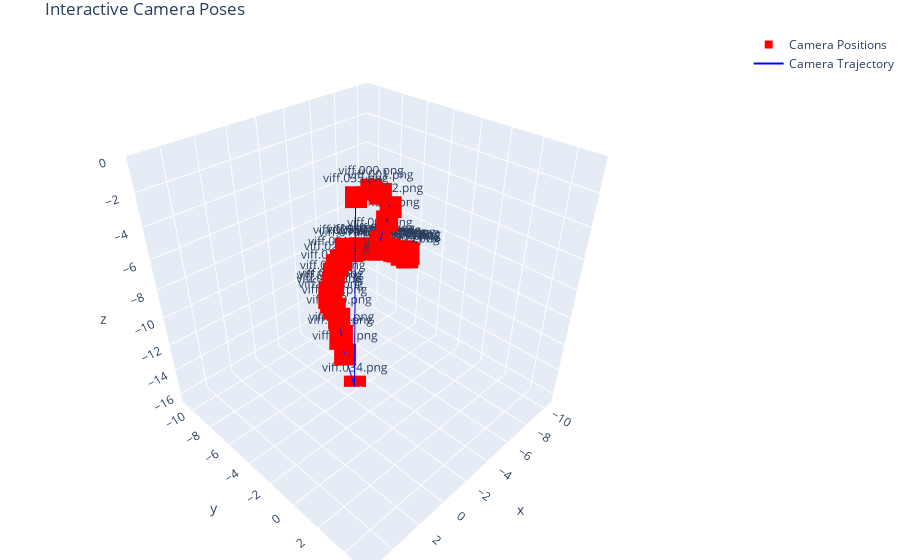
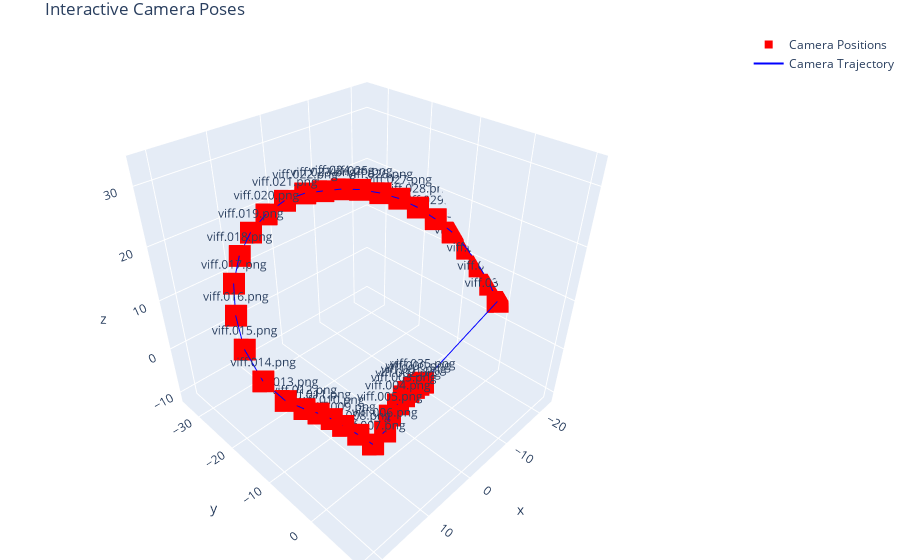
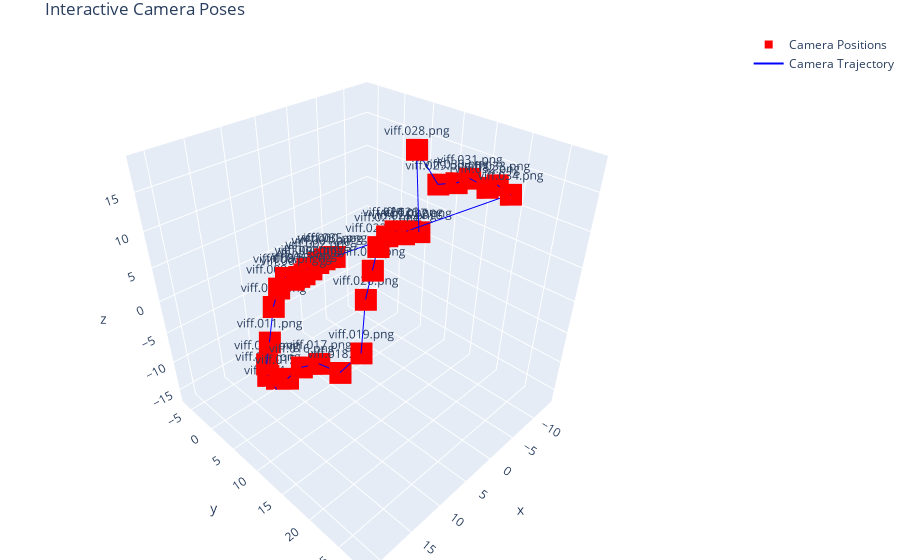
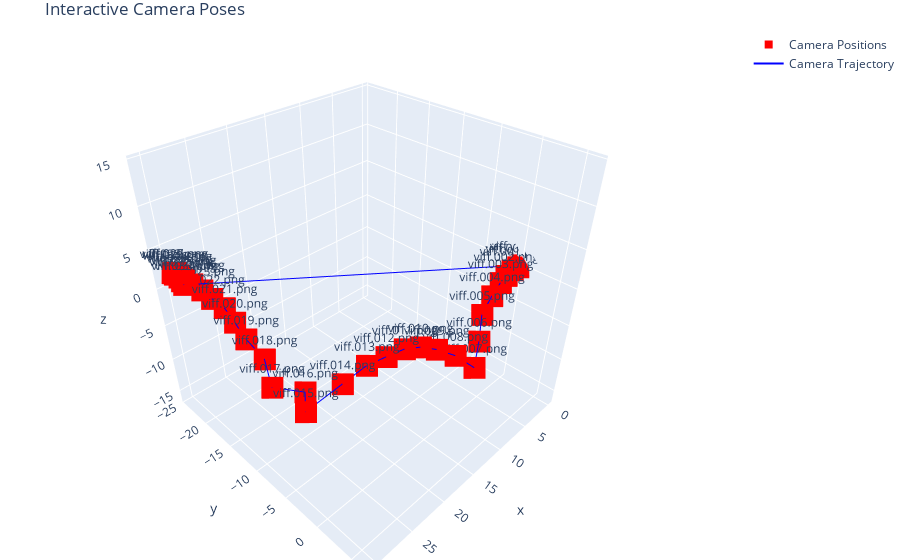

The notebook cell saved with these charts, in order:
### Code cell
import matplotlib.pyplot as plt
import numpy as np
from mpl_toolkits.mplot3d import Axes3D

# Define parameter combinations
ratio_thresholds = [0.75]
min_matches_values = [10, 12, 14, 16, 18, 20]

# Dictionary to store camera poses for each parameter combination
all_camera_poses = {}

# Estimate camera intrinsics (same for all runs)
sample_img, _ = black_images[0]
image_shape = sample_img.shape
focal_length_factor = config['calibration']['focal_length_factor']
focal_length = focal_length_factor * max(image_shape[0], image_shape[1])
K = estimate_camera_matrix(image_shape, focal_length)
print("Estimated camera matrix:")
print(K)

# Run for each parameter combination and show interactive plot immediately
for ratio_threshold in ratio_thresholds:
    for min_matches in min_matches_values:
        print(f"\n{'='*60}")
        print(f"Processing ratio_threshold={ratio_threshold}, min_matches={min_matches}")
        print(f"{'='*60}")
        
        # Run matching
        matches_dict = match_image_pairs(
            features_dict, 
            image_pairs, 
            ratio_threshold=ratio_threshold,
            geometric_verify=config['matching']['geometric_verification'],
            min_matches=min_matches
        )
        
        # Filter matches
        matches_dict = filter_matches_on_black_background(matches_dict, black_images)
        
        # Estimate camera poses
        camera_poses = estimate_poses_incremental(matches_dict, K, min_matches)
        
        print(f"Estimated poses for {len(camera_poses)} cameras.")
        
        # Store camera poses for this parameter combination
        all_camera_poses[(ratio_threshold, min_matches)] = camera_poses
        
        # Show the interactive plot immediately for this parameter combination
        if len(camera_poses) > 0:
            print("Displaying interactive 3D plot...")
            plot_interactive_camera_poses(camera_poses)
        else:
            print("No camera poses were estimated with these parameters. Skipping plot.")

# Print summary table at the end
print("\nSummary of results:")
print("-" * 60)
print(f"{'Ratio':<10} {'Min Matches':<15} {'Num Cameras':<15}")
print("-" * 60)
for (ratio, min_m), poses in all_camera_poses.items():
    print(f"{ratio:<10} {min_m:<15} {len(poses):<15}")

### Figure 1 — Plotly figure (JSON) as saved in the notebook; plotly's stock layout.template omitted (floating-point values rounded to 4 significant figures)
{"data": [{"marker": {"color": "red", "size": 8, "symbol": "square"}, "mode": "markers+text", "name": "Camera Positions", "text": ["viff.000.png", "viff.001.png", "viff.002.png", "viff.003.png", "viff.004.png", "viff.005.png", "viff.006.png", "viff.007.png", "viff.008.png", "viff.009.png", "viff.010.png", "viff.011.png", "viff.012.png", "viff.013.png", "viff.014.png", "viff.015.png", "viff.016.png", "viff.017.png", "viff.018.png", "viff.019.png", "viff.020.png", "viff.021.png", "viff.022.png", "viff.023.png", "viff.024.png", "viff.025.png", "viff.026.png", "viff.027.png", "viff.028.png", "viff.029.png", "viff.030.png", "viff.031.png", "viff.032.png", "viff.033.png", "viff.034.png", "viff.035.png"], "textposition": "top center", "type": "scatter3d", "x": [0.0, -0.8113, -1.615, -2.223, -2.879, -3.444, -3.918, -4.339, -4.741, -5.184, -5.426, -5.667, -5.817, -5.867, -5.788, -5.582, -5.292, -4.837, -4.092, -3.519, -3.093, -2.9, -2.637, -2.461, -2.327, -2.185, -2.045, -1.984, -2.0, -2.064, -2.219, -2.335, -2.198, -2.297, -2.906, 0.8648], "y": [0.0, -0.1894, -0.3056, -1.078, -2.175, -2.513, -2.541, -2.457, -2.258, -2.224, -2.348, -2.575, -2.818, -3.161, -3.549, -4.026, -4.517, -4.984, -4.987, -5.072, -5.086, -5.32, -5.398, -5.494, -5.464, -5.47, -5.475, -5.443, -5.313, -5.085, -4.881, -4.819, -4.806, -4.518, -4.315, -0.0845], "z": [0.0, -0.5531, -1.57, -2.866, -4.75, -5.492, -5.843, -6.09, -6.429, -6.791, -6.711, -6.857, -6.952, -7.064, -7.223, -7.171, -7.307, -7.3, -6.879, -6.882, -6.543, -7.337, -7.585, -8.148, -8.811, -9.33, -9.406, -9.636, -9.928, -10.28, -11.0, -12.38, -12.54, -13.69, -16.69, -0.09438]}, {"line": {"color": "blue", "width": 2}, "mode": "lines", "name": "Camera Trajectory", "type": "scatter3d", "x": [0.0, -0.8113, -1.615, -2.223, -2.879, -3.444, -3.918, -4.339, -4.741, -5.184, -5.426, -5.667, -5.817, -5.867, -5.788, -5.582, -5.292, -4.837, -4.092, -3.519, -3.093, -2.9, -2.637, -2.461, -2.327, -2.185, -2.045, -1.984, -2.0, -2.064, -2.219, -2.335, -2.198, -2.297, -2.906, 0.8648], "y": [0.0, -0.1894, -0.3056, -1.078, -2.175, -2.513, -2.541, -2.457, -2.258, -2.224, -2.348, -2.575, -2.818, -3.161, -3.549, -4.026, -4.517, -4.984, -4.987, -5.072, -5.086, -5.32, -5.398, -5.494, -5.464, -5.47, -5.475, -5.443, -5.313, -5.085, -4.881, -4.819, -4.806, -4.518, -4.315, -0.0845], "z": [0.0, -0.5531, -1.57, -2.866, -4.75, -5.492, -5.843, -6.09, -6.429, -6.791, -6.711, -6.857, -6.952, -7.064, -7.223, -7.171, -7.307, -7.3, -6.879, -6.882, -6.543, -7.337, -7.585, -8.148, -8.811, -9.33, -9.406, -9.636, -9.928, -10.28, -11.0, -12.38, -12.54, -13.69, -16.69, -0.09438]}], "layout": {"margin": {"b": 0, "l": 0, "r": 0, "t": 30}, "scene": {"aspectmode": "cube", "xaxis": {"range": [-10.85, 5.845]}, "yaxis": {"range": [-11.09, 5.599]}, "zaxis": {"range": [-16.69, 0]}}, "title": {"text": "Interactive Camera Poses"}}}

### Figure 2 — Plotly figure (JSON) as saved in the notebook; plotly's stock layout.template omitted (floating-point values rounded to 4 significant figures)
{"data": [{"marker": {"color": "red", "size": 8, "symbol": "square"}, "mode": "markers+text", "name": "Camera Positions", "text": ["viff.000.png", "viff.001.png", "viff.002.png", "viff.003.png", "viff.004.png", "viff.005.png", "viff.006.png", "viff.007.png", "viff.008.png", "viff.009.png", "viff.010.png", "viff.011.png", "viff.012.png", "viff.013.png", "viff.014.png", "viff.015.png", "viff.016.png", "viff.017.png", "viff.018.png", "viff.019.png", "viff.020.png", "viff.021.png", "viff.022.png", "viff.023.png", "viff.024.png", "viff.025.png", "viff.026.png", "viff.027.png", "viff.028.png", "viff.029.png", "viff.030.png", "viff.031.png", "viff.032.png", "viff.033.png", "viff.034.png", "viff.035.png"], "textposition": "top center", "type": "scatter3d", "x": [0.0, 0.9981, 2.263, 3.308, 4.895, 7.121, 9.658, 12.92, 13.93, 15.13, 16.08, 17.42, 19.1, 21.23, 22.94, 22.96, 21.39, 19.06, 15.76, 11.92, 7.691, 3.314, -0.9223, -4.427, -7.884, -11.18, -14.49, -17.37, -19.8, -21.66, -23.11, -23.89, -23.96, -23.54, -22.58, -0.9993], "y": [0.0, -0.05075, -0.07341, -0.03749, 0.1982, 0.6106, 2.03, 2.727, 0.7166, -1.15, -2.496, -3.741, -4.737, -6.002, -8.279, -11.82, -15.43, -18.65, -21.52, -23.78, -25.4, -26.31, -26.42, -26.03, -25.3, -24.29, -22.65, -20.8, -18.52, -15.82, -12.93, -10.01, -7.002, -4.057, -1.519, 0.1162], "z": [0.0, -0.03554, -0.05162, -0.2525, -0.7034, -1.212, -1.683, -1.34, -0.06631, 1.257, 2.372, 3.556, 4.92, 7.109, 10.38, 13.88, 16.86, 19.49, 21.34, 22.71, 23.53, 23.95, 23.7, 23.02, 22.43, 21.56, 20.33, 18.92, 17.13, 15.13, 13.0, 10.56, 8.109, 5.794, 3.825, -0.1261]}, {"line": {"color": "blue", "width": 2}, "mode": "lines", "name": "Camera Trajectory", "type": "scatter3d", "x": [0.0, 0.9981, 2.263, 3.308, 4.895, 7.121, 9.658, 12.92, 13.93, 15.13, 16.08, 17.42, 19.1, 21.23, 22.94, 22.96, 21.39, 19.06, 15.76, 11.92, 7.691, 3.314, -0.9223, -4.427, -7.884, -11.18, -14.49, -17.37, -19.8, -21.66, -23.11, -23.89, -23.96, -23.54, -22.58, -0.9993], "y": [0.0, -0.05075, -0.07341, -0.03749, 0.1982, 0.6106, 2.03, 2.727, 0.7166, -1.15, -2.496, -3.741, -4.737, -6.002, -8.279, -11.82, -15.43, -18.65, -21.52, -23.78, -25.4, -26.31, -26.42, -26.03, -25.3, -24.29, -22.65, -20.8, -18.52, -15.82, -12.93, -10.01, -7.002, -4.057, -1.519, 0.1162], "z": [0.0, -0.03554, -0.05162, -0.2525, -0.7034, -1.212, -1.683, -1.34, -0.06631, 1.257, 2.372, 3.556, 4.92, 7.109, 10.38, 13.88, 16.86, 19.49, 21.34, 22.71, 23.53, 23.95, 23.7, 23.02, 22.43, 21.56, 20.33, 18.92, 17.13, 15.13, 13.0, 10.56, 8.109, 5.794, 3.825, -0.1261]}], "layout": {"margin": {"b": 0, "l": 0, "r": 0, "t": 30}, "scene": {"aspectmode": "cube", "xaxis": {"range": [-23.96, 22.96]}, "yaxis": {"range": [-35.31, 11.62]}, "zaxis": {"range": [-12.33, 34.59]}}, "title": {"text": "Interactive Camera Poses"}}}

### Figure 3 — Plotly figure (JSON) as saved in the notebook; plotly's stock layout.template omitted (floating-point values rounded to 4 significant figures)
{"data": [{"marker": {"color": "red", "size": 8, "symbol": "square"}, "mode": "markers+text", "name": "Camera Positions", "text": ["viff.000.png", "viff.001.png", "viff.002.png", "viff.003.png", "viff.004.png", "viff.005.png", "viff.006.png", "viff.007.png", "viff.008.png", "viff.009.png", "viff.010.png", "viff.011.png", "viff.012.png", "viff.013.png", "viff.014.png", "viff.015.png", "viff.016.png", "viff.017.png", "viff.018.png", "viff.019.png", "viff.020.png", "viff.021.png", "viff.022.png", "viff.023.png", "viff.024.png", "viff.025.png", "viff.026.png", "viff.027.png", "viff.028.png", "viff.029.png", "viff.030.png", "viff.031.png", "viff.032.png", "viff.033.png", "viff.034.png", "viff.035.png"], "textposition": "top center", "type": "scatter3d", "x": [0.0, 0.9947, 2.011, 3.081, 3.609, 4.111, 4.781, 5.501, 6.257, 7.388, 8.471, 9.829, 10.81, 11.35, 11.25, 10.77, 10.0, 8.891, 7.519, 4.54, 3.122, 1.642, 0.6965, -0.2304, -1.024, -2.071, -2.778, -2.864, -1.239, -2.447, -3.06, -3.054, -3.558, -3.467, -3.726, -0.734], "y": [0.0, -0.08119, -0.2259, -0.4848, -0.6486, -0.7535, -1.082, -1.444, -2.11, -2.349, -2.508, -2.4, -2.272, -1.492, 0.177, 2.423, 4.777, 7.131, 9.758, 10.71, 10.13, 9.872, 9.895, 10.47, 11.11, 11.56, 11.96, 13.32, 13.73, 16.06, 18.09, 19.84, 21.84, 23.11, 24.69, 0.09929], "z": [0.0, 0.06372, -0.1621, -0.8363, -0.6006, -1.267, -1.538, -1.846, -1.473, -2.807, -5.438, -10.91, -14.32, -15.68, -17.29, -14.07, -10.98, -9.565, -10.36, -8.21, -0.5266, 3.074, 6.124, 7.491, 8.144, 7.472, 7.796, 8.163, 19.32, 15.54, 16.18, 17.29, 16.73, 17.49, 16.86, -0.2318]}, {"line": {"color": "blue", "width": 2}, "mode": "lines", "name": "Camera Trajectory", "type": "scatter3d", "x": [0.0, 0.9947, 2.011, 3.081, 3.609, 4.111, 4.781, 5.501, 6.257, 7.388, 8.471, 9.829, 10.81, 11.35, 11.25, 10.77, 10.0, 8.891, 7.519, 4.54, 3.122, 1.642, 0.6965, -0.2304, -1.024, -2.071, -2.778, -2.864, -1.239, -2.447, -3.06, -3.054, -3.558, -3.467, -3.726, -0.734], "y": [0.0, -0.08119, -0.2259, -0.4848, -0.6486, -0.7535, -1.082, -1.444, -2.11, -2.349, -2.508, -2.4, -2.272, -1.492, 0.177, 2.423, 4.777, 7.131, 9.758, 10.71, 10.13, 9.872, 9.895, 10.47, 11.11, 11.56, 11.96, 13.32, 13.73, 16.06, 18.09, 19.84, 21.84, 23.11, 24.69, 0.09929], "z": [0.0, 0.06372, -0.1621, -0.8363, -0.6006, -1.267, -1.538, -1.846, -1.473, -2.807, -5.438, -10.91, -14.32, -15.68, -17.29, -14.07, -10.98, -9.565, -10.36, -8.21, -0.5266, 3.074, 6.124, 7.491, 8.144, 7.472, 7.796, 8.163, 19.32, 15.54, 16.18, 17.29, 16.73, 17.49, 16.86, -0.2318]}], "layout": {"margin": {"b": 0, "l": 0, "r": 0, "t": 30}, "scene": {"aspectmode": "cube", "xaxis": {"range": [-14.49, 22.12]}, "yaxis": {"range": [-7.217, 29.39]}, "zaxis": {"range": [-17.29, 19.32]}}, "title": {"text": "Interactive Camera Poses"}}}

### Figure 4 — Plotly figure (JSON) as saved in the notebook; plotly's stock layout.template omitted (floating-point values rounded to 4 significant figures)
{"data": [{"marker": {"color": "red", "size": 8, "symbol": "square"}, "mode": "markers+text", "name": "Camera Positions", "text": ["viff.000.png", "viff.001.png", "viff.002.png", "viff.003.png", "viff.004.png", "viff.005.png", "viff.006.png", "viff.007.png", "viff.008.png", "viff.009.png", "viff.010.png", "viff.011.png", "viff.012.png", "viff.013.png", "viff.014.png", "viff.015.png", "viff.016.png", "viff.017.png", "viff.018.png", "viff.019.png", "viff.020.png", "viff.021.png", "viff.022.png", "viff.023.png", "viff.024.png", "viff.025.png", "viff.026.png", "viff.027.png", "viff.028.png", "viff.029.png", "viff.030.png", "viff.031.png", "viff.032.png", "viff.033.png", "viff.034.png", "viff.035.png"], "textposition": "top center", "type": "scatter3d", "x": [0.0, 0.9971, 2.168, 3.19, 4.788, 6.879, 9.092, 11.66, 12.63, 14.01, 15.4, 17.03, 19.3, 21.64, 25.19, 30.4, 29.09, 31.31, 30.1, 30.2, 29.71, 29.46, 29.6, 29.69, 29.94, 30.31, 30.38, 30.65, 31.05, 31.07, 31.37, 31.17, 31.2, 31.21, 30.98, -0.8372], "y": [0.0, -0.07483, -0.05707, -0.04804, 0.07812, 0.4359, 1.907, 3.351, 1.475, 0.01006, -1.049, -1.82, -2.264, -2.711, -2.456, -1.747, -3.314, -5.308, -7.838, -10.41, -12.83, -14.81, -16.75, -18.3, -19.69, -20.57, -21.18, -21.42, -21.25, -20.62, -20.16, -19.69, -19.21, -18.9, -18.69, 0.07719], "z": [0.0, 0.01295, -0.1876, -0.6514, -1.593, -2.883, -4.525, -5.777, -4.657, -3.866, -3.356, -3.101, -3.045, -3.029, -2.996, -2.496, -1.999, -1.266, -0.1403, 0.8522, 1.28, 1.873, 2.087, 2.407, 2.618, 2.982, 3.196, 3.544, 3.77, 4.085, 4.234, 4.015, 3.805, 3.527, 3.514, -0.06382]}, {"line": {"color": "blue", "width": 2}, "mode": "lines", "name": "Camera Trajectory", "type": "scatter3d", "x": [0.0, 0.9971, 2.168, 3.19, 4.788, 6.879, 9.092, 11.66, 12.63, 14.01, 15.4, 17.03, 19.3, 21.64, 25.19, 30.4, 29.09, 31.31, 30.1, 30.2, 29.71, 29.46, 29.6, 29.69, 29.94, 30.31, 30.38, 30.65, 31.05, 31.07, 31.37, 31.17, 31.2, 31.21, 30.98, -0.8372], "y": [0.0, -0.07483, -0.05707, -0.04804, 0.07812, 0.4359, 1.907, 3.351, 1.475, 0.01006, -1.049, -1.82, -2.264, -2.711, -2.456, -1.747, -3.314, -5.308, -7.838, -10.41, -12.83, -14.81, -16.75, -18.3, -19.69, -20.57, -21.18, -21.42, -21.25, -20.62, -20.16, -19.69, -19.21, -18.9, -18.69, 0.07719], "z": [0.0, 0.01295, -0.1876, -0.6514, -1.593, -2.883, -4.525, -5.777, -4.657, -3.866, -3.356, -3.101, -3.045, -3.029, -2.996, -2.496, -1.999, -1.266, -0.1403, 0.8522, 1.28, 1.873, 2.087, 2.407, 2.618, 2.982, 3.196, 3.544, 3.77, 4.085, 4.234, 4.015, 3.805, 3.527, 3.514, -0.06382]}], "layout": {"margin": {"b": 0, "l": 0, "r": 0, "t": 30}, "scene": {"aspectmode": "cube", "xaxis": {"range": [-0.8372, 31.37]}, "yaxis": {"range": [-25.14, 7.07]}, "zaxis": {"range": [-16.88, 15.33]}}, "title": {"text": "Interactive Camera Poses"}}}
